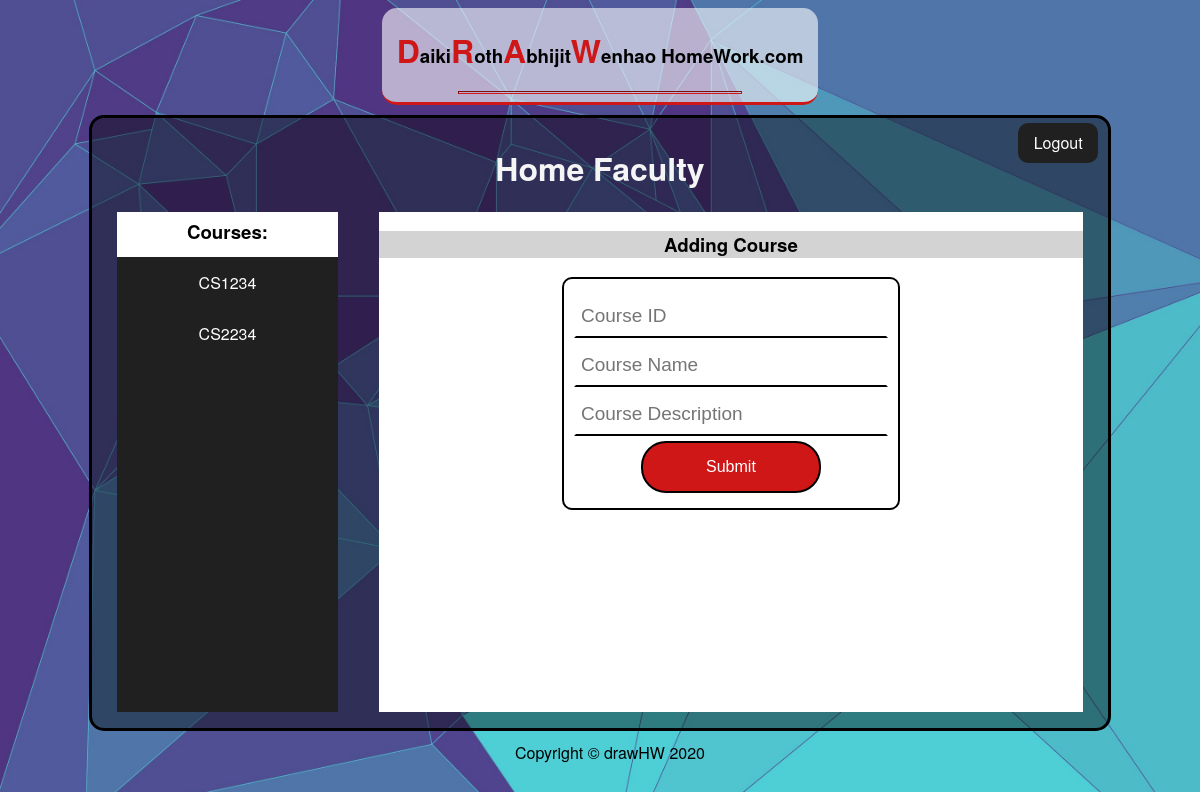
/instructor/ (signed in), run on an earlier commit of the app's database.
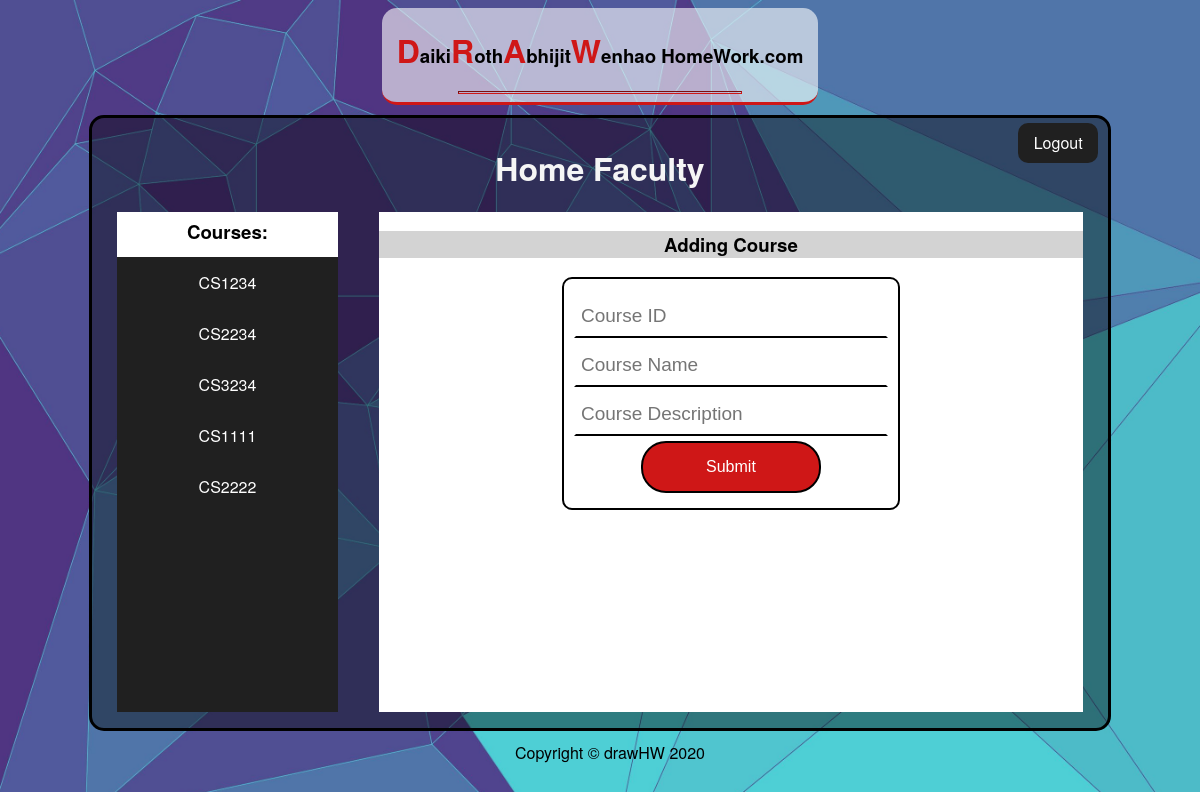
And on a later commit of the database.
### courses/models.py (models this page shows)
class Course(models.Model):
    code = models.CharField(unique=True, max_length=5)
    class_name = models.CharField(unique=True, max_length=15)
    description = models.CharField(max_length=100)
    instructor  = models.ForeignKey("accounts.User", limit_choices_to={"is_student": False, "is_superuser": False}, on_delete=models.CASCADE, related_name="instructor")

### instructor/views.py (the view, shortened to what this page needs)
# urls.py: path('', views.create_course, name='instructor'),
@login_required()
def create_course(request):
    if request.user.is_student or \
        request.user.is_superuser:
            return HttpResponseForbidden()
    c_form = CourseForm()
    courses = Course.objects.filter(instructor=request.user)
    return render(request, 'instructor/home.html', {'c_form': c_form,
                                                    'courses': courses})

### courses/forms.py
class CourseForm(forms.ModelForm):
    class Meta:
        model = Course
        fields = ['code', 'class_name', 'instructor', 'description']

### instructor/templates/instructor/home.html (shortened to what this page needs)
{% extends "index.html" %}
{% load static %}
{% load widget_tweaks %}
{% block css_tag %}
    <link rel="stylesheet" type="text/css" href="{% static 'accounts/style.css' %}">
    <link rel="stylesheet" type="text/css" href="{% static 'instructor/faculty_styles.css' %}">
{% endblock %}
{% block body_content %}
    <div id="name">
        <h3> <strong>D</strong>aiki<strong>R</strong>oth<strong>A</strong>bhijit<strong>W</strong>enhao HomeWork.com</h3>
        <hr size="3">
    </div>
    <div id="container">
        <div id="topNav">
            <h1>Home Faculty</h1>
            <a class="signout" href="{% url 'accounts:logout' %}">Logout</a>
        </div>
        <div id="sideNav">
            <div>
                <h3 style="margin:0; height: 40px; line-height: 40px; padding: 5px; padding-top:0px; color: black; text-align: center; background-color: white;">Courses:</h3>
            </div>
            <ul>
                {% for course in courses %}
                    <li><a href="{% url 'instructor:course_detail' course.pk %}">{{ course.class_name }}</a></li>
                {% endfor %}
            </ul>
        </div>
        <div id="info">
            <h3 style="color: black; text-align: center; background-color: lightgray;">Adding Course</h3>
            <form action="{% url 'instructor:instructor' %}" class="addCourseForm" method="POST">
                {% render_field c_form.code type="number" id="number" placeholder="Course ID" attr="required" %}
                {% render_field c_form.class_name type="text" name="classname" id="classname" placeholder="Course Name" attr="required" %}
                {% render_field c_form.description name="description" type="text" id="description" placeholder="Course Description" attr="required" %}
                <input type="submit" name="submit" id="submit">
            </form>
        </div>
    </div>
    <div id="footer">
        Copyright &copy; drawHW 2020
    </div>
{% endblock %}

What changed in the data, as far as the page shows it:
added Course: class_name "CS3234"
added Course: class_name "CS1111"
added Course: class_name "CS2222"
